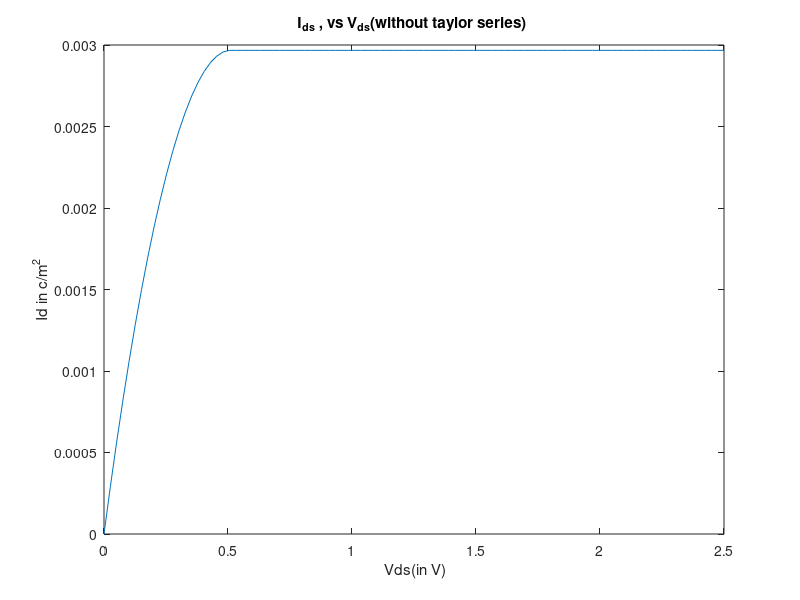
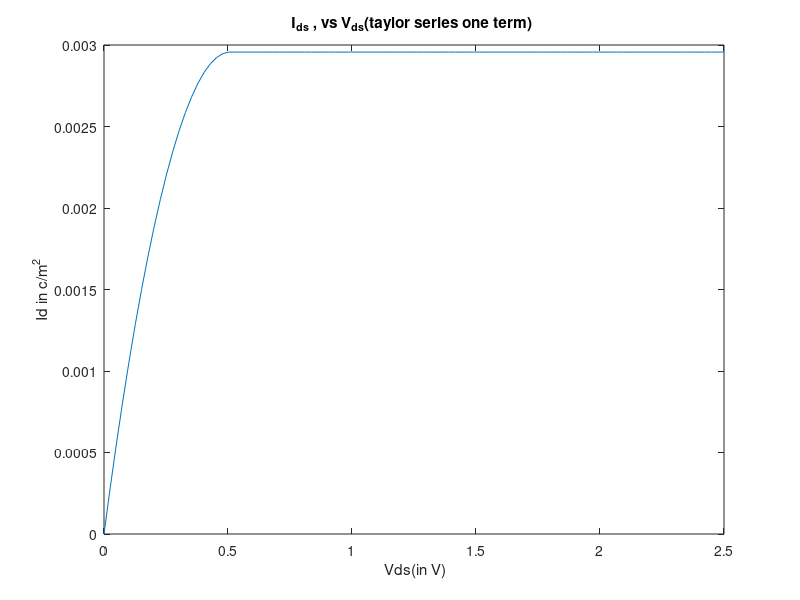
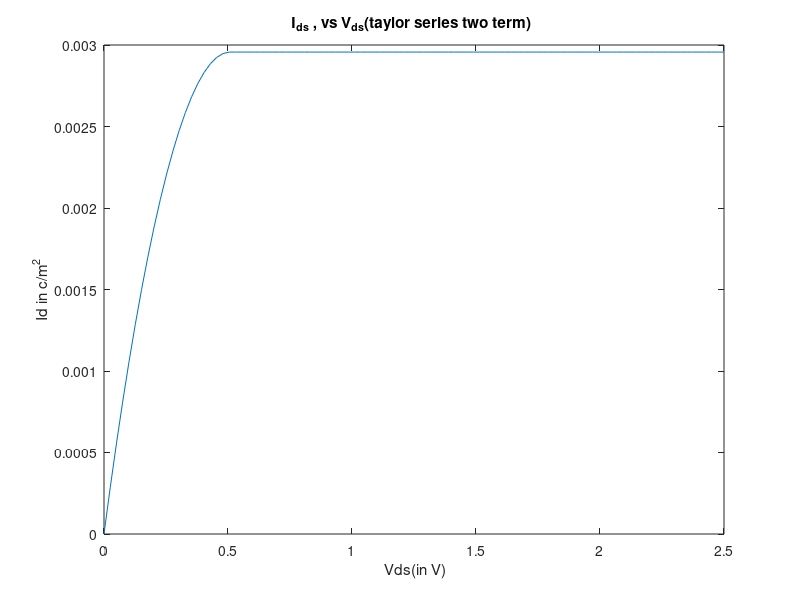

Reproduce these figures in MATLAB, in order.
E_sio2 = 3.9*8.85 * 10^-12;
E_si = 11.9*8.85 * 10^-12;
ni = 10^16;
na = 5*10^21;
tox = 5*10^-9;
k = 1.380*10^-23;
q = 1.6*10^-19;
t = 300;
eg = 1.1;
kt_q = 0.025;
Cmax = E_sio2/tox;
phi_f =kt_q*log(na/ni);
w = 40 *10^-3
ueff = 800 * 10^-4
l = 1* 10^-3;
Vfb = -0.2;
facter = (ni*ni)/(na*na);
samples=100;
pre2 = 2*sqrt(2*E_si *q*na)/(3*Cmax);
pre1= ueff*Cmax*w/l;



%% FOR Vds VS IDS(without taylor series)
ids_max = 0;
index = 0;
vg1 =   1.0311;%above threshold
vds1 = linspace(0,2.5,samples);
Ids_vd = zeros(1,samples);
for i= 1:samples
  
  first1 = (vg1 - Vfb -2*phi_f - vds1(1,i)/2) * vds1(1,i);
  second1 = (2*phi_f +vds1(1,i))^1.5 - (2*phi_f)^1.5;
  Ids_vd(1,i) = pre1*(first1 - pre2 * second1);
  if(ids_max> Ids_vd(1,i))
    Ids_vd(1,i) = ids_max ;
  else
      ids_max =   Ids_vd(1,i);
  end
end
figure(2)
plot(vds1,Ids_vd)
title('I_{ds} , vs V_{ds}(without taylor series) ')
xlabel(' Vds(in V)') 
ylabel('Id in c/m^2')

%% FOR Vds VS IDS(taylor series one term)
ids_max1 = 0;
index1 = 0;
Ids_vd1 = zeros(1,samples);
for i= 1:samples
  first1 = (vg1 - Vfb -2*phi_f - vds1(1,i)/2) * vds1(1,i);
  second2 = 1.5*(sqrt(2*phi_f)*(vds1(1,i) + 0.25 * (vds1(1,i)*vds1(1,i))/(2*phi_f)));
  Ids_vd1(1,i) = pre1*(first1 - pre2 * second2);
  if(ids_max1> Ids_vd1(1,i))
    Ids_vd1(1,i) = ids_max1 ;
  else
      ids_max1 =   Ids_vd1(1,i);
  end
end
figure(3)
plot(vds1,Ids_vd1)
title('I_{ds} , vs V_{ds}(taylor series one term) ')
xlabel(' Vds(in V)') 
ylabel('Id in c/m^2')

%% FOR Vds VS IDS(taylor series two term)
ids_max2 = 0;
index2 = 0;
Ids_vd2 = zeros(1,samples);
for i= 1:samples
  first = (vg1 - Vfb -2*phi_f - vds1(1,i)/2);
  second = sqrt(2*E_si*q*na*2*phi_f)/Cmax;
  third =  vds1(1,i) *(sqrt(E_si*q*na/(4*phi_f)))/(Cmax*2);
  Ids_vd2(1,i) = pre1*(first - second  - third)*vds1(1,i)
  if(ids_max2> Ids_vd2(1,i) )
     Ids_vd2(1,i) = ids_max2 ;
  else
      ids_max2 =    Ids_vd2(1,i);
  end
end
figure(4)
plot(vds1,Ids_vd2)
title('I_{ds} , vs V_{ds}(taylor series two term) ')
xlabel(' Vds(in V)') 
ylabel('Id in c/m^2')














